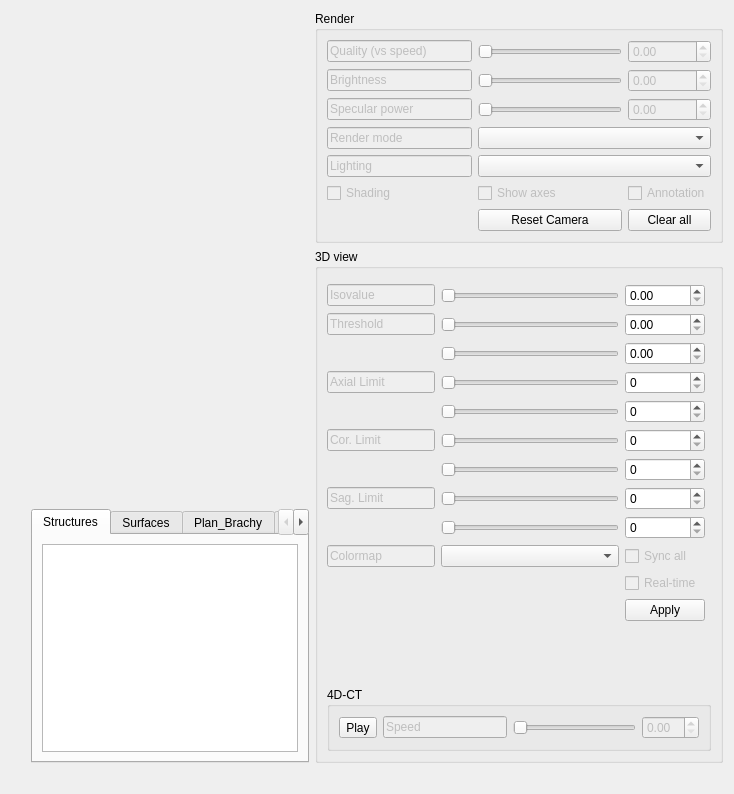
      <widget class="QWidget" name="_3Dview">
       <attribute name="title">
        <string>_3Dview</string>
       </attribute>
       <layout class="QGridLayout" name="gridLayout_63">
        <item row="0" column="3">
         <widget class="QGroupBox" name="View3DgroupBox_12">
          <property name="title">
           <string>Render</string>
          </property>
          <layout class="QGridLayout" name="gridLayout_65">
           <item row="1" column="0">
            <widget class="QLineEdit" name="View3D_name_02">
             <property name="enabled">
              <bool>false</bool>
             </property>
             <property name="text">
              <string>Brightness</string>
             </property>
            </widget>
           </item>
           <item row="3" column="0">
            <widget class="QLineEdit" name="View3D_name_04">
             <property name="enabled">
              <bool>false</bool>
             </property>
             <property name="text">
              <string>Render mode</string>
             </property>
            </widget>
           </item>
           <item row="6" column="2">
            <widget class="QPushButton" name="View3D_clear_all">
             <property name="enabled">
              <bool>true</bool>
             </property>
             <property name="text">
              <string>Clear all</string>
             </property>
            </widget>
           </item>
           <item row="0" column="2">
            <widget class="QDoubleSpinBox" name="View3D_quality_spin_01">
             <property name="enabled">
              <bool>false</bool>
             </property>
            </widget>
           </item>
           <item row="0" column="1">
            <widget class="QSlider" name="View3D_quality_slider">
             <property name="enabled">
              <bool>false</bool>
             </property>
             <property name="orientation">
              <enum>Qt::Horizontal</enum>
             </property>
            </widget>
           </item>
           <item row="6" column="1">
            <widget class="QPushButton" name="View3D_reset_camera">
             <property name="enabled">
              <bool>true</bool>
             </property>
             <property name="text">
              <string>Reset Camera</string>
             </property>
            </widget>
           </item>
           <item row="4" column="0">
            <widget class="QLineEdit" name="View3D_name_05">
             <property name="enabled">
              <bool>false</bool>
             </property>
             <property name="text">
              <string>Lighting</string>
             </property>
            </widget>
           </item>
           <item row="0" column="0">
            <widget class="QLineEdit" name="View3D_name_01">
             <property name="enabled">
              <bool>false</bool>
             </property>
             <property name="text">
              <string>Quality (vs speed) </string>
             </property>
            </widget>
           </item>
           <item row="1" column="1">
            <widget class="QSlider" name="View3D_brightness_slider">
             <property name="enabled">
              <bool>false</bool>
             </property>
             <property name="orientation">
              <enum>Qt::Horizontal</enum>
             </property>
            </widget>
           </item>
           <item row="2" column="0">
            <widget class="QLineEdit" name="View3D_name_03">
             <property name="enabled">
              <bool>false</bool>
             </property>
             <property name="text">
              <string>Specular power</string>
             </property>
            </widget>
           </item>
           <item row="1" column="2">
            <widget class="QDoubleSpinBox" name="View3D_brightness_spin_01">
             <property name="enabled">
              <bool>false</bool>
             </property>
            </widget>
           </item>
           <item row="4" column="1" colspan="2">
            <widget class="QComboBox" name="iew3D_lighting_options"/>
           </item>
           <item row="3" column="1" colspan="2">
            <widget class="QComboBox" name="View3D_render_options"/>
           </item>
           <item row="2" column="2">
            <widget class="QDoubleSpinBox" name="View3D_specular_spin_01">
             <property name="enabled">
              <bool>false</bool>
             </property>
            </widget>
           </item>
           <item row="2" column="1">
            <widget class="QSlider" name="View3D_specular_slider">
             <property name="enabled">
              <bool>false</bool>
             </property>
             <property name="orientation">
              <enum>Qt::Horizontal</enum>
             </property>
            </widget>
           </item>
           <item row="5" column="0">
            <widget class="QCheckBox" name="View3D_shading_checkBox">
             <property name="enabled">
              <bool>false</bool>
             </property>
             <property name="text">
              <string>Shading</string>
             </property>
            </widget>
           </item>
           <item row="5" column="1">
            <widget class="QCheckBox" name="View3D_shoiw_axes_checkBox">
             <property name="enabled">
              <bool>false</bool>
             </property>
             <property name="text">
              <string>Show axes</string>
             </property>
            </widget>
           </item>
           <item row="5" column="2">
            <widget class="QCheckBox" name="View3D_annotation_checkBox">
             <property name="enabled">
              <bool>false</bool>
             </property>
             <property name="text">
              <string>Annotation</string>
             </property>
            </widget>
           </item>
          </layout>
         </widget>
        </item>
        <item row="3" column="3">
         <spacer name="View3DhorizontalSpacer_78">
          <property name="orientation">
           <enum>Qt::Horizontal</enum>
          </property>
          <property name="sizeHint" stdset="0">
           <size>
            <width>40</width>
            <height>20</height>
           </size>
          </property>
         </spacer>
        </item>
        <item row="2" column="0">
         <spacer name="View3DverticalSpacer_22">
          <property name="orientation">
           <enum>Qt::Vertical</enum>
          </property>
          <property name="sizeHint" stdset="0">
           <size>
            <width>20</width>
            <height>40</height>
           </size>
          </property>
         </spacer>
        </item>
        <item row="0" column="0">
         <spacer name="View3DverticalSpacer_21">
          <property name="orientation">
           <enum>Qt::Vertical</enum>
          </property>
          <property name="sizeHint" stdset="0">
           <size>
            <width>20</width>
            <height>40</height>
           </size>
          </property>
         </spacer>
        </item>
        <item row="3" column="2">
         <spacer name="View3DhorizontalSpacer_79">
          <property name="orientation">
           <enum>Qt::Horizontal</enum>
          </property>
          <property name="sizeHint" stdset="0">
           <size>
            <width>40</width>
            <height>20</height>
           </size>
          </property>
         </spacer>
        </item>
        <item row="3" column="1">
         <spacer name="View3DhorizontalSpacer_77">
          <property name="orientation">
           <enum>Qt::Horizontal</enum>
          </property>
          <property name="sizeHint" stdset="0">
           <size>
            <width>40</width>
            <height>20</height>
           </size>
          </property>
         </spacer>
        </item>
        <item row="0" column="1" rowspan="2" colspan="2">
         <widget class="QWidget" name="VTK_view_3D" native="true"/>
        </item>
        <item row="2" column="1" colspan="2">
         <widget class="QTabWidget" name="tabWidget_3Dview">
          <property name="currentIndex">
           <number>0</number>
          </property>
          <widget class="QWidget" name="tab_40">
           <attribute name="title">
            <string>Structures</string>
           </attribute>
           <layout class="QGridLayout" name="gridLayout_74">
            <item row="0" column="0">
             <widget class="QTableWidget" name="_3D_Struct_table"/>
            </item>
           </layout>
          </widget>
          <widget class="QWidget" name="tab_42">
           <attribute name="title">
            <string>Surfaces</string>
           </attribute>
           <layout class="QGridLayout" name="gridLayout_75">
            <item row="0" column="0">
             <widget class="QTableWidget" name="_STL_Surface_table"/>
            </item>
           </layout>
          </widget>
          <widget class="QWidget" name="tab_41">
           <attribute name="title">
            <string>Plan_Brachy</string>
           </attribute>
          </widget>
          <widget class="QWidget" name="tab_43">
           <attribute name="title">
            <string>Plan_Proton</string>
           </attribute>
           <layout class="QGridLayout" name="gridLayout_76">
            <item row="0" column="0">
             <widget class="QTableWidget" name="_3D_proton_table"/>
            </item>
           </layout>
          </widget>
         </widget>
        </item>
        <item row="1" column="3" rowspan="2">
         <widget class="QGroupBox" name="View3DgroupBox_13">
          <property name="title">
           <string>3D view</string>
          </property>
          <layout class="QGridLayout" name="gridLayout_67">
           <item row="15" column="3">
            <spacer name="View3DhorizontalSpacer_86">
             <property name="orientation">
              <enum>Qt::Horizontal</enum>
             </property>
             <property name="sizeHint" stdset="0">
              <size>
               <width>40</width>
               <height>20</height>
              </size>
             </property>
            </spacer>
           </item>
           <item row="2" column="1" colspan="4">
            <widget class="QSlider" name="View3D_Threshold_slider_01">
             <property name="orientation">
              <enum>Qt::Horizontal</enum>
             </property>
            </widget>
           </item>
           <item row="6" column="1" colspan="4">
            <widget class="QSlider" name="View3D_coronal_slider_01">
             <property name="orientation">
              <enum>Qt::Horizontal</enum>
             </property>
            </widget>
           </item>
           <item row="14" column="5">
            <spacer name="View3DverticalSpacer_23">
             <property name="orientation">
              <enum>Qt::Vertical</enum>
             </property>
             <property name="sizeHint" stdset="0">
              <size>
               <width>20</width>
               <height>40</height>
              </size>
             </property>
            </spacer>
           </item>
           <item row="4" column="1" colspan="4">
            <widget class="QSlider" name="View3D_axial_slider_01">
             <property name="orientation">
              <enum>Qt::Horizontal</enum>
             </property>
            </widget>
           </item>
           <item row="5" column="5">
            <widget class="QSpinBox" name="View3D_axial_spin_02"/>
           </item>
           <item row="15" column="0">
            <spacer name="View3DhorizontalSpacer_80">
             <property name="orientation">
              <enum>Qt::Horizontal</enum>
             </property>
             <property name="sizeHint" stdset="0">
              <size>
               <width>40</width>
               <height>20</height>
              </size>
             </property>
            </spacer>
           </item>
           <item row="12" column="5">
            <widget class="QPushButton" name="View3D_Apply">
             <property name="text">
              <string>Apply</string>
             </property>
            </widget>
           </item>
           <item row="10" column="1" colspan="4">
            <widget class="QComboBox" name="View3D_colormap"/>
           </item>
           <item row="4" column="5">
            <widget class="QSpinBox" name="View3D_axial_spin_01"/>
           </item>
           <item row="15" column="4">
            <spacer name="View3DhorizontalSpacer_82">
             <property name="orientation">
              <enum>Qt::Horizontal</enum>
             </property>
             <property name="sizeHint" stdset="0">
              <size>
               <width>40</width>
               <height>20</height>
              </size>
             </property>
            </spacer>
           </item>
           <item row="2" column="5">
            <widget class="QDoubleSpinBox" name="View3D_Threshold_spin_01"/>
           </item>
           <item row="15" column="2">
            <spacer name="View3DhorizontalSpacer_85">
             <property name="orientation">
              <enum>Qt::Horizontal</enum>
             </property>
             <property name="sizeHint" stdset="0">
              <size>
               <width>40</width>
               <height>20</height>
              </size>
             </property>
            </spacer>
           </item>
           <item row="6" column="5">
            <widget class="QSpinBox" name="View3D_coronal_spin_01"/>
           </item>
           <item row="1" column="0">
            <widget class="QLineEdit" name="View3D_name_06">
             <property name="enabled">
              <bool>false</bool>
             </property>
             <property name="text">
              <string>Isovalue </string>
             </property>
            </widget>
           </item>
           <item row="8" column="1" colspan="4">
            <widget class="QSlider" name="View3D_sagittal_slider_01">
             <property name="orientation">
              <enum>Qt::Horizontal</enum>
             </property>
            </widget>
           </item>
           <item row="9" column="1" colspan="4">
            <widget class="QSlider" name="View3D_sagittal_slider_02">
             <property name="orientation">
              <enum>Qt::Horizontal</enum>
             </property>
            </widget>
           </item>
           <item row="3" column="5">
            <widget class="QDoubleSpinBox" name="View3D_Threshold_spin_02"/>
           </item>
           <item row="9" column="5">
            <widget class="QSpinBox" name="View3D_sagittal_spin_02"/>
           </item>
           <item row="8" column="5">
            <widget class="QSpinBox" name="View3D_sagittal_spin_01"/>
           </item>
           <item row="4" column="0">
            <widget class="QLineEdit" name="View3D_name_08">
             <property name="enabled">
              <bool>false</bool>
             </property>
             <property name="text">
              <string>Axial Limit</string>
             </property>
            </widget>
           </item>
           <item row="1" column="1" colspan="4">
            <widget class="QSlider" name="View3D_isovalue_slider">
             <property name="orientation">
              <enum>Qt::Horizontal</enum>
             </property>
            </widget>
           </item>
           <item row="6" column="0">
            <widget class="QLineEdit" name="View3D_name_09">
             <property name="enabled">
              <bool>false</bool>
             </property>
             <property name="text">
              <string>Cor. Limit</string>
             </property>
            </widget>
           </item>
           <item row="3" column="1" colspan="4">
            <widget class="QSlider" name="View3D_Threshold_slider_02">
             <property name="orientation">
              <enum>Qt::Horizontal</enum>
             </property>
            </widget>
           </item>
           <item row="8" column="0">
            <widget class="QLineEdit" name="View3D_name_10">
             <property name="enabled">
              <bool>false</bool>
             </property>
             <property name="text">
              <string>Sag. Limit</string>
             </property>
            </widget>
           </item>
           <item row="15" column="1">
            <spacer name="View3DhorizontalSpacer_81">
             <property name="orientation">
              <enum>Qt::Horizontal</enum>
             </property>
             <property name="sizeHint" stdset="0">
              <size>
               <width>40</width>
               <height>20</height>
              </size>
             </property>
            </spacer>
           </item>
           <item row="5" column="1" colspan="4">
            <widget class="QSlider" name="View3D_axial_slider_02">
             <property name="orientation">
              <enum>Qt::Horizontal</enum>
             </property>
            </widget>
           </item>
           <item row="15" column="5">
            <spacer name="View3DhorizontalSpacer_83">
             <property name="orientation">
              <enum>Qt::Horizontal</enum>
             </property>
             <property name="sizeHint" stdset="0">
              <size>
               <width>40</width>
               <height>20</height>
              </size>
             </property>
            </spacer>
           </item>
           <item row="0" column="0" colspan="6">
            <widget class="QWidget" name="View3D_histogram" native="true"/>
           </item>
           <item row="2" column="0">
            <widget class="QLineEdit" name="View3D_name_07">
             <property name="enabled">
              <bool>false</bool>
             </property>
             <property name="text">
              <string>Threshold</string>
             </property>
            </widget>
           </item>
           <item row="7" column="5">
            <widget class="QSpinBox" name="View3D_coronal_spin_02"/>
           </item>
           <item row="1" column="5">
            <widget class="QDoubleSpinBox" name="View3D_isovalue_spin_01"/>
           </item>
           <item row="16" column="0" colspan="7">
            <widget class="QGroupBox" name="View3DgroupBox_14">
             <property name="title">
              <string>4D-CT</string>
             </property>
             <layout class="QGridLayout" name="gridLayout_66">
              <item row="0" column="2">
               <widget class="QSlider" name="View3D_4D_speed_play_slider">
                <property name="enabled">
                 <bool>false</bool>
                </property>
                <property name="orientation">
                 <enum>Qt::Horizontal</enum>
                </property>
               </widget>
              </item>
              <item row="0" column="0">
               <widget class="QToolButton" name="View3D_play4D">
                <property name="text">
                 <string>Play</string>
                </property>
               </widget>
              </item>
              <item row="0" column="1">
               <widget class="QLineEdit" name="View3D_name_12">
                <property name="enabled">
                 <bool>false</bool>
                </property>
                <property name="text">
                 <string>Speed</string>
                </property>
               </widget>
              </item>
              <item row="0" column="3">
               <widget class="QDoubleSpinBox" name="View3D_4D_speed_play_spin_01">
                <property name="enabled">
                 <bool>false</bool>
                </property>
               </widget>
              </item>
             </layout>
            </widget>
           </item>
           <item row="10" column="0">
            <widget class="QLineEdit" name="View3D_name_11">
             <property name="enabled">
              <bool>false</bool>
             </property>
             <property name="text">
              <string>Colormap</string>
             </property>
            </widget>
           </item>
           <item row="7" column="1" colspan="4">
            <widget class="QSlider" name="View3D_coronal_slider_02">
             <property name="orientation">
              <enum>Qt::Horizontal</enum>
             </property>
            </widget>
           </item>
           <item row="11" column="5">
            <widget class="QCheckBox" name="View3D_real_time_checkBox">
             <property name="enabled">
              <bool>false</bool>
             </property>
             <property name="text">
              <string>Real-time</string>
             </property>
            </widget>
           </item>
           <item row="10" column="5">
            <widget class="QCheckBox" name="View3D_update_all_3D">
             <property name="enabled">
              <bool>false</bool>
             </property>
             <property name="text">
              <string>Sync all</string>
             </property>
            </widget>
           </item>
          </layout>
         </widget>
        </item>
        <item row="1" column="0">
         <spacer name="verticalSpacer_19">
          <property name="orientation">
           <enum>Qt::Vertical</enum>
          </property>
          <property name="sizeHint" stdset="0">
           <size>
            <width>20</width>
            <height>40</height>
           </size>
          </property>
         </spacer>
        </item>
       </layout>
      </widget>
